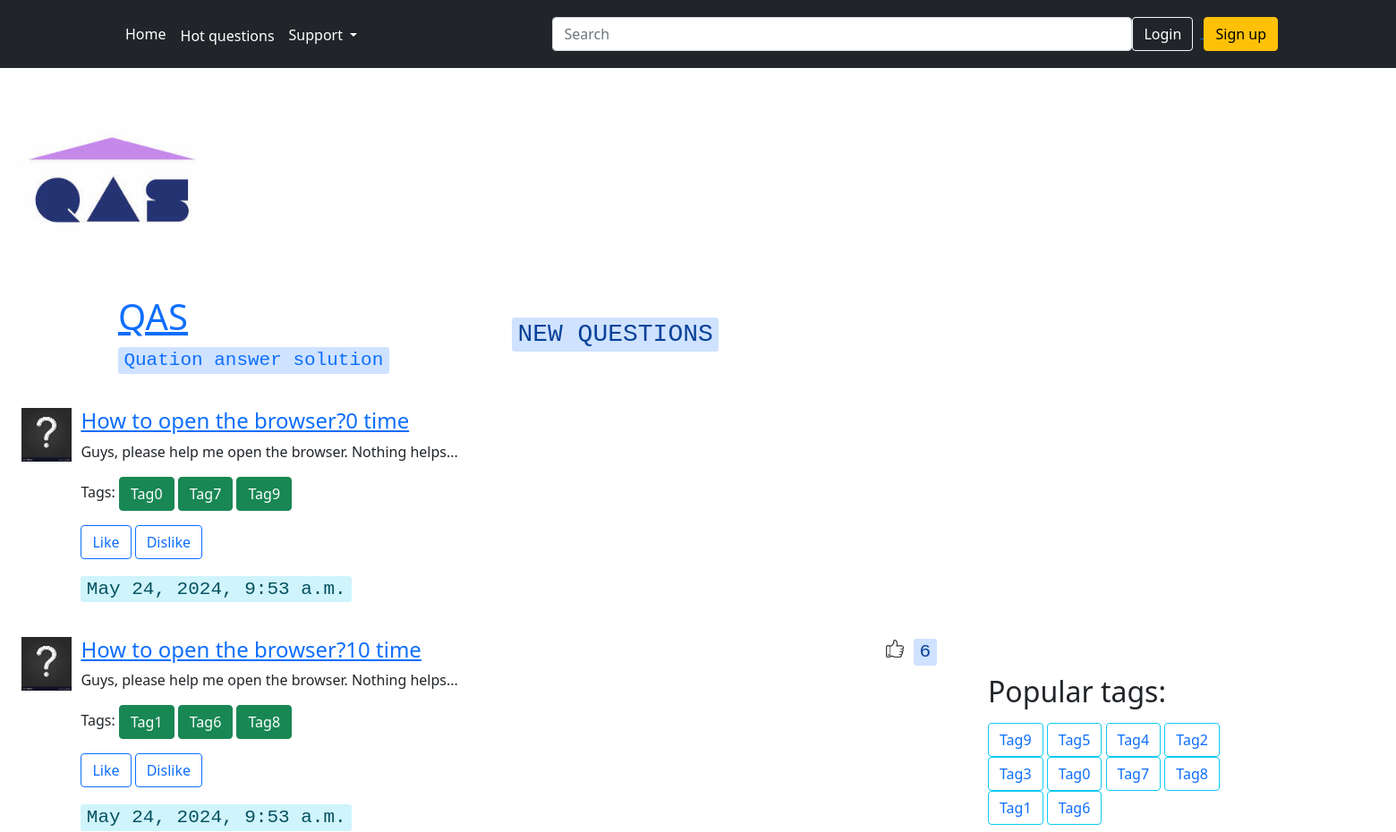
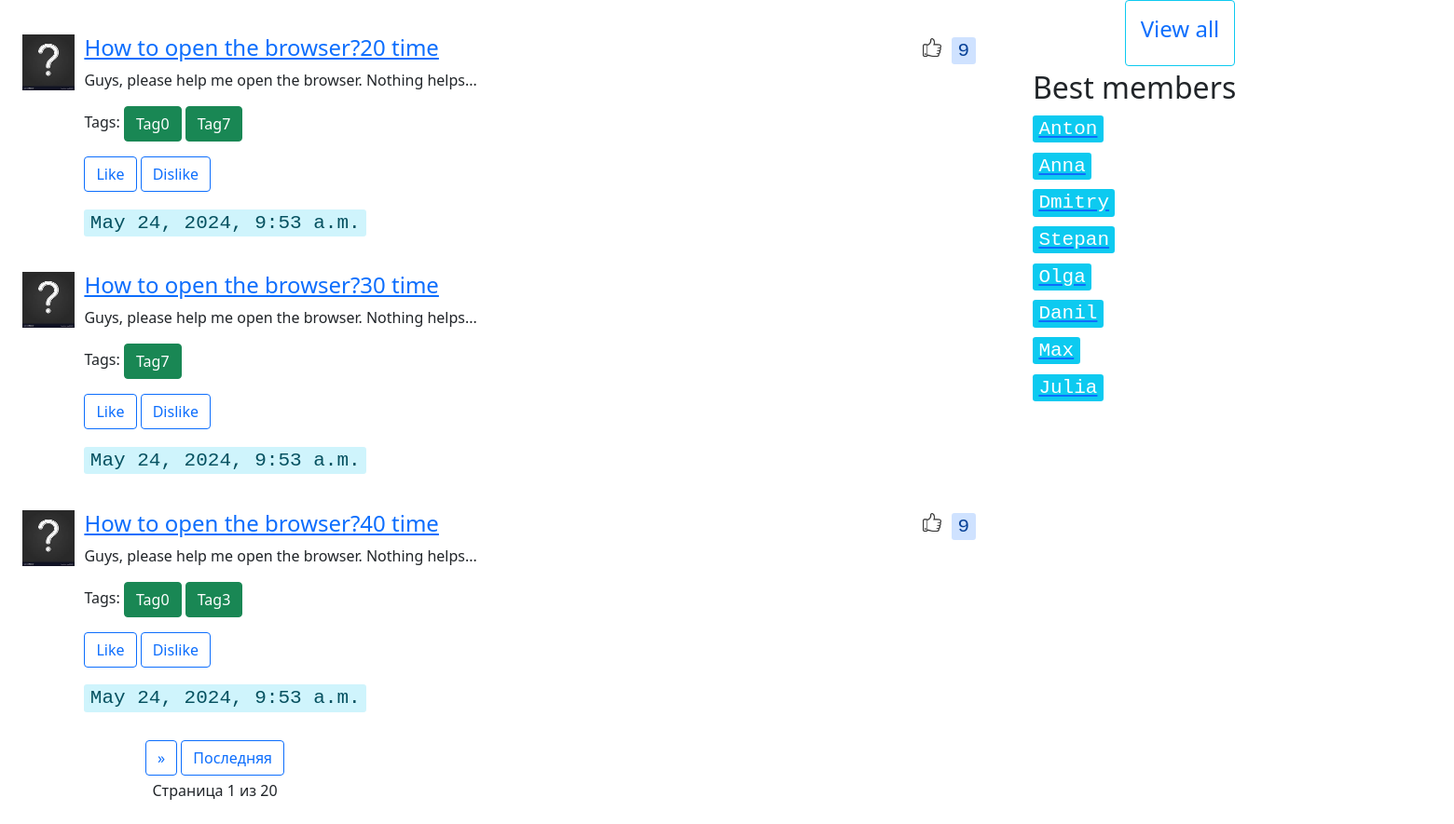
The page / on the database its author committed (2 pictures, top to bottom).
### library/models.py (models this page shows, shortened)
class QuestionModel(models.Model):
    title = models.CharField(max_length=100)
    text = models.TextField()
    tags = models.ManyToManyField(TagModel, related_name='questions')
    user = models.ForeignKey(User, on_delete=models.CASCADE, related_name="questions")
    n_answers = models.IntegerField(default=0)
    rating = models.IntegerField(default=0)
    published_at = models.DateTimeField(db_default=Now())
    objects = QuestionManager()

class TagModel( models.Model ):
    title = models.CharField(max_length=100)
    objects = TagManager()

### app/views.py (the view)
# urls.py: path('', views.new_questions, name='base'),                            #новые вопросы
def new_questions( request ):
    page = get_page( request )
    questions_list = QuestionModel.objects.get_new_question_list()
    return render( request, template_name='base.html', context={'questions': paginate( questions_list, page ), 'questions_list' : questions_list, 'popular_tags': get_popular_tag()} )

### app/views.py (called while the page is built)
def paginate(objects, page, per_page=5):
    paginator = Paginator(objects, per_page)
    return paginator.page(page)

def get_popular_tag():
    return TagModel.objects.get_popular_tag()

def get_page( request ):
    return request.GET.get( 'page', 1)

### library/models.py (called while the page is built)
    def get_new_question_list( self ):
        return self.all().annotate(num_tags=Count('tags')).order_by('-published_at')

    def get_popular_tag( self ):
        return self.annotate(num_questions=Count('questions')).order_by('-num_questions')[:10]

### templates/base.html (shortened to what this page needs)
{% extends 'layouts/paginate.html'%}
{% load static %}
{% block contentbase %}
<header class="p-3 bg-dark text-white">
    <div class="container">
        <div class=" d-flex align-items-center justify-content-center justify-content-lg-start ">
            <ul class="nav col-12 col-lg-auto me-lg-auto mb-2 justify-content-center mb-md-0">
                <li>
                    <a href="#" class="nav-link px-2 text-white top"> Home</a>
                </li>
                <li>
                    <a href="{% url 'login'%}" class="nav-link px-2 text-white top"> Hot questions</a>
                 </li>
                <li>
                    <div class="dropdown text-end ">
                        <a href="#" class="top px-2 nav-link text-white d-block link-dark text-decoration-none dropdown-toggle" id="dropdownUser1" data-bs-toggle="dropdown" aria-expanded="false">
                            Support
                        </a>
                    </div>
                </li>
            </ul>
            <form class="col-6 ">
                <input type="search" class="form-control form-control-dark" placeholder="Search" >
            </form>
            <div class="col-15">
                <a href="{%url 'login'%}"><button type="button" class="btn btn-outline-light me-2 text-white">Login</button> </a>
                 <a href="{%url 'signup'%}"><button type="button" class="btn btn-warning text-black" >Sign up</button> </a>
            </div>
        </div>
    </div>
</header>
<body class="background">
    <header class="float-left">
        <a href="{% url 'base' %}"> <img src="{% static '/img/logo.jpg' %}" height="250px"></a>
    </header>
    <div class="container" >
        <header>
            <div class="row flex-nowrap justify-content-between align-items-center">
                 <div class="col-4 pt-1">
                    <h1 class="blog-header-logo text-primary font-family"> <a href="#"> QAS</a></h1>
                    <h4 class="font-family font-italic"> <kbd class="alert-primary text-primary"> Quation answer solution</kbd></h4>
                </div>
                <h2 class="font-family font-italic"> <kbd class="alert-primary text-black"> NEW QUESTIONS</kbd></h4>
            </div>
        </header>
    </div>
<main>
    <div class="container">
        <div class="col-15 d-flex justify-content-end align-items-center">
                <div class="col-10 ">
                    {% for question in questions %}
                    <div class=" top d-flex">
                        <div class="float-left right">
                            <img src="{% static '/img/avatar.jpeg'%}" height="60px">
                        </div>
                        <aside class="col-md-10 ">
                            <h4 class="font-italic"><a href="{% url 'question' question.id %}">  {{question.title}}</a></h4>
                            {%if question.content%}
                            <p>
                                {{question.content}}
                            </p>
                            {%else%}
                            <p>
                                Guys, please help me open the browser. Nothing helps...
                            </p>
                            {%endif%}
                            <p>
                                Tags:
                                {% for tag in question.tags.all %}
                                <a href="{% url 'tag' tag.id %}"><button class="p-9 btn btn-success text-small">  {{tag.title}} </button></a>
                                {% endfor %}
                            </p>
                            <p><input type="button" class="btn btn-outline-primary" value="Like" onclick="addLike()">
                                <input type="button" class="btn btn-outline-primary" value="Dislike" onclick="addLike()"></p>
                            <div>
                                <h4 > <kbd class="alert-info"> {{question.published_at}}</kbd></h4>
                            </div>
                        </aside>
                        {% if question.rating %}
                        <div class="float-right right">
                            <img src="{% static '/img/likee.png'%}" height="20px">
                        </div>
                        <h4 class="float-right margin-right "> <kbd class="alert-primary"> {{question.rating}}</kbd></h4>
                        {% endif %}
                    </div>
                    {% endfor %}
                </div>
                <aside class="col-md-3 blog-sidebar">
                    <h2 class="font-italic figure"> Popular tags:</h2>
                    {% for tag in popular_tags %}
                    <a href="{% url 'tag' tag.id %}"> <button type="button" class="btn btn-outline-info text-primary" >{{tag.title}}</button></a>
                {% endfor %}
                   <div class="text-center"><a href="{% url 'base' %}"><button type="button" class="p-3 btn btn-outline-info text-primary"><h4>View all</h4></button></a> </div>
                    <div class="p-1">
                        <h2 class="font-italic">Best members</h2>
                        <h4>
                            <ol class="list-unstyled mb-0 ">
                                <li>
                                    <a href="#"> <kbd class="bg-info"> Anton</kbd> </a>
                                </li>
                            </ol>
                            <ol class="list-unstyled mb-0 top">
                                <li>
                                    <a href="#"> <kbd class="bg-info"> Anna</kbd> </a>
                                </li>
                            </ol>
                            <ol class="list-unstyled mb-0 top">
                                <li>
                                    <a href="#"> <kbd class="bg-info" > Dmitry</kbd> </a>
                                </li>
                            </ol>
                            <ol class="list-unstyled mb-0 top">
                                <li>
                                    <a href="#"> <kbd class="bg-info"> Stepan</kbd> </a>
                                </li>
                            </ol>
                            <ol class="list-unstyled mb-0 top">
                                <li>
                                    <a href="#"> <kbd class="bg-info"> Olga</kbd> </a>
                                </li>
                            </ol>
                            <ol class="list-unstyled mb-0 top">
                                <li>
                                    <a href="#"> <kbd class="bg-info"> Danil</kbd> </a>
                                </li>
                            </ol>
                            <ol class="list-unstyled mb-0 top">
                                <li>
                                    <a href="#"> <kbd class="bg-info"> Max</kbd> </a>
                                </li>
                            </ol>
                            <ol class="list-unstyled mb-0 top">
                                <li>
                                    <a href="#"> <kbd class="bg-info"> Julia</kbd> </a>
                                </li>
                            </ol>
                        </h4>
                    </div>
            </aside>
            </div>
    </div>
     {%endblock%}

### templates/layouts/paginate.html (shortened to what this page needs)
{% load static %}
<!DOCTYPE html>
<html lang="en">
<head>
    <link rel="stylesheet" href="{% static '/css/main.css' %}">
    <link rel="stylesheet" href="{% static '/css/bootstrap.css' %}">
</head>
<body>
    <main>
        {% block contentbase %}
        {% endblock %}
</main>
</body>
<div class="container">
    <nav class="paginate-container" aria-label="Pagination">
        <div class="pagination">
            <nav class="paginate-container" aria-label="Pagination">
            <div class="pagination col">
                <div class="container p-4">
                    <div class="pagination justify-content-center">
                        <span class="step-links">
                          {% if questions.has_next %}
                          <a href="?page={{ questions.next_page_number }}"><button type="button" class="btn btn-outline-primary">&raquo;</button></a>
                          <a href="?page={{ questions.paginator.num_pages }}"><button type="button" class="btn btn-outline-primary">Последняя</button></a>
                          {% endif %}
                        </span>
                    </div>
                    {% if questions.number %}
                    <div class="top" style="text-align: center">
                        Страница {{ questions.number }} из {{ questions.paginator.num_pages }}
                    </div>
                    {% endif %}
                </div>
            </div>
            </nav>
        </div>
    </nav>
</div>
</html>

### static/css/main.css (style rules this page uses)
body { background-image: url(/img/backround.jpg); font-family: "Georgia", serif; }
.right { margin-right: 1%; }
.top { margin-top: 3%; }

### rows shown on the page
QuestionModel: title "How to open the browser?0 time", published_at "May 24, 2024, 9:53 a.m."
TagModel: title "Tag0"
TagModel: title "Tag7"
TagModel: title "Tag9"
QuestionModel: title "How to open the browser?10 time", published_at "May 24, 2024, 9:53 a.m.", rating "6"
TagModel: title "Tag1"
TagModel: title "Tag6"
TagModel: title "Tag8"
QuestionModel: title "How to open the browser?20 time", published_at "May 24, 2024, 9:53 a.m.", rating "9"
QuestionModel: title "How to open the browser?30 time", published_at "May 24, 2024, 9:53 a.m."
QuestionModel: title "How to open the browser?40 time", published_at "May 24, 2024, 9:53 a.m.", rating "9"
TagModel: title "Tag3"
TagModel: title "Tag5"
TagModel: title "Tag4"
TagModel: title "Tag2"

### other values the page prints
{{ questions.number }} "1"
{{ questions.paginator.num_pages }} "20"
